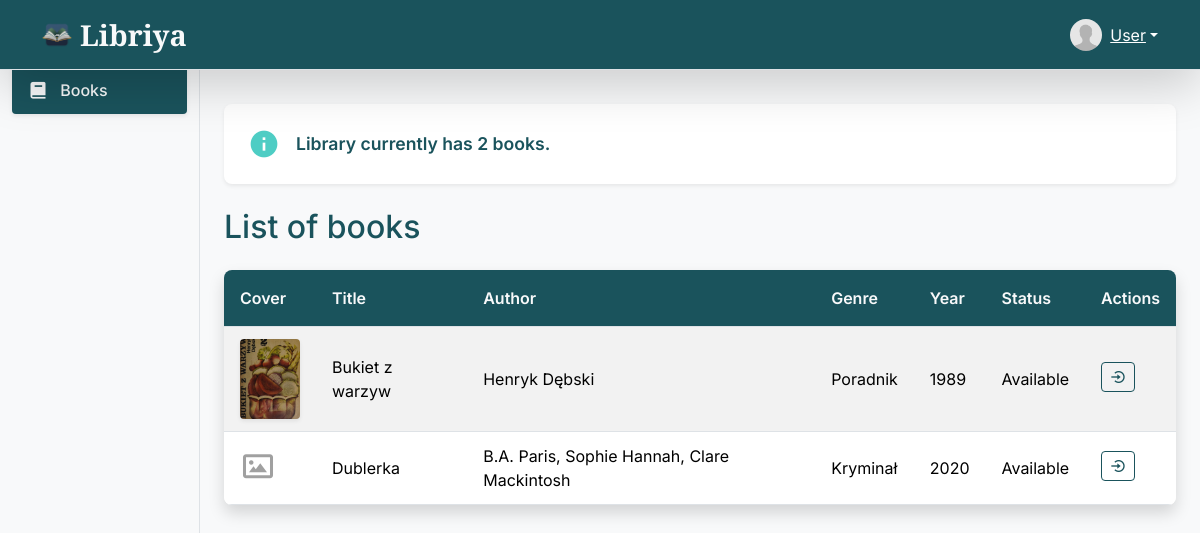
Page / (signed in) on the earlier database version.
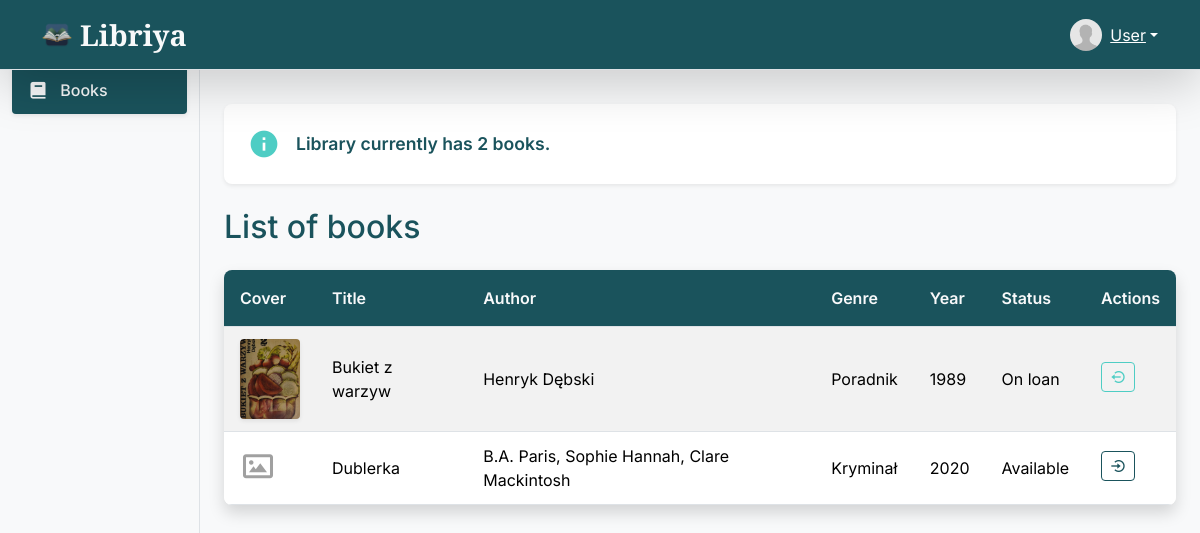
Same page on the later database version.
### app/models.py (models this page shows, shortened)
class Book(db.Model):
    id = db.Column(db.Integer, primary_key=True)
    isbn = db.Column(db.String(13), unique=True, nullable=False, index=True)
    title = db.Column(db.String(200), nullable=False, index=True)
    authors = db.relationship(
        'Author', secondary=book_authors, lazy='subquery', back_populates='books')
    genre_id = db.Column(db.Integer, db.ForeignKey(
        'genre.id'), nullable=False)
    year = db.Column(db.Integer, nullable=False)
    cover = db.Column(db.String(200))
    is_available = db.Column(db.Boolean, default=True)

class Genre(db.Model):
    id = db.Column(db.Integer, primary_key=True)
    name = db.Column(db.String(50), nullable=False, index=True)
    books = db.relationship('Book', backref='genre', lazy=True)
    def __str__(self):
        return self.name

### app/routes.py (the view)
@bp.route("/")
@login_required
def home():
    all_books = Book.query.all()
    return render_template("index.html", books=all_books, active_page="books")

### app/__init__.py (called while the page is built)
@login_manager.user_loader
def load_user(user_id):
    from app.models import User
    return User.query.get(int(user_id))

### app/templates/index.html (shortened to what this page needs)
{% extends "layout.html" %}
{% block content %}
<div class="container">
    <div class="book-count-card">
        <i class='bx bxs-info-circle'></i>
        <p class="mb-0">
            {% set n = books|length %}
            {{ ngettext('Library currently has %(n)s book.', 'Library currently has %(n)s books.', n, n=n) }}
        </p>
    </div>
    <h2>{{ _('List of books') }}</h2>
    <table class="table table-hover table-striped">
        <thead>
            <tr>
                <th>{{ _('Cover') }}</th>
                <th>{{ _('Title') }}</th>
                <th>{{ _('Author') }}</th>
                <th>{{ _('Genre') }}</th>
                <th>{{ _('Year') }}</th>
                <th>{{ _('Status') }}</th>
                <th>{{ _('Actions') }}</th>
            </tr>
        </thead>
        <tbody>
            {% for book in books %}
            <tr>
                <td>
                    {% if book.cover %}
                    <img src="{{ url_for('static', filename='uploads/' + book.cover) }}"
                        alt="{{ _('Book cover %(title)s', title=book.title) }}">
                    {% else %}
                    <i class='bx bx-image'></i>
                    {% endif %}
                </td>
                <td>{{ book.title }}</td>
                <td>{{ book.authors|map(attribute='name')|join(', ') }}</td>
                <td>{{ book.genre }}</td>
                <td>{{ book.year }}</td>
                <td>{{ _('Available') if book.is_available else _('On loan') }}</td>
                <td class="text-nowrap">
                    {% if book.is_available %}
                    <a href="{{ url_for('main.borrow_book', book_id=book.id, user_id=current_user.id) }}"
                        class="btn btn-outline-success btn-sm" data-bs-toggle="tooltip" data-bs-placement="top"
                        title="{{ _('Borrow Book') }}"><i class="bx bx-log-in-circle"></i></a>
                    {% else %}
                    <a href="{{ url_for('main.return_book', book_id=book.id) }}" class="btn btn-outline-warning btn-sm"
                        data-bs-toggle="tooltip" data-bs-placement="top" title="{{ _('Return Book') }}"><i
                            class="bx bx-log-out-circle"></i></a>
                    {% endif %}
                </td>
            </tr>
            {% endfor %}
        </tbody>
    </table>
</div>
{% endblock %}

Differences in the rows shown:
changed Book "Bukiet z warzyw": is_available "Available" → "On loan"
